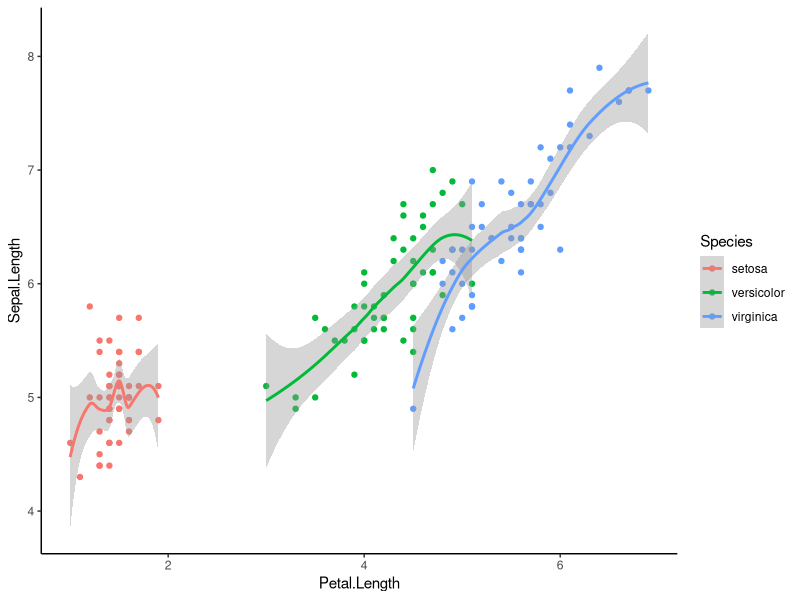

The R script that drew this image:
rm(list = ls())
library(tidyverse)
library(ggplot2)

ggplot(iris, aes(Petal.Length, Sepal.Length, colour = Species)) +
  geom_point() +
  geom_smooth() +
  theme_classic()
